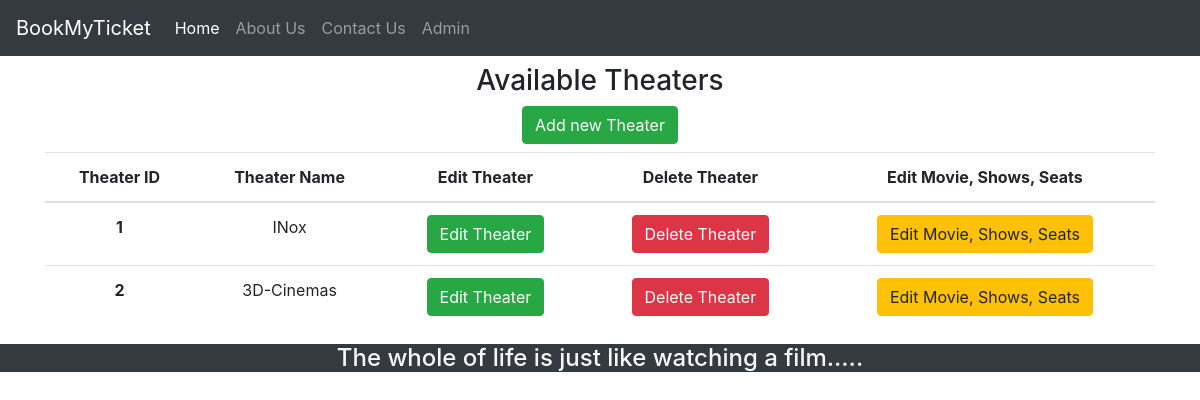
Before: /theater_admin/add/theater with the older database file.
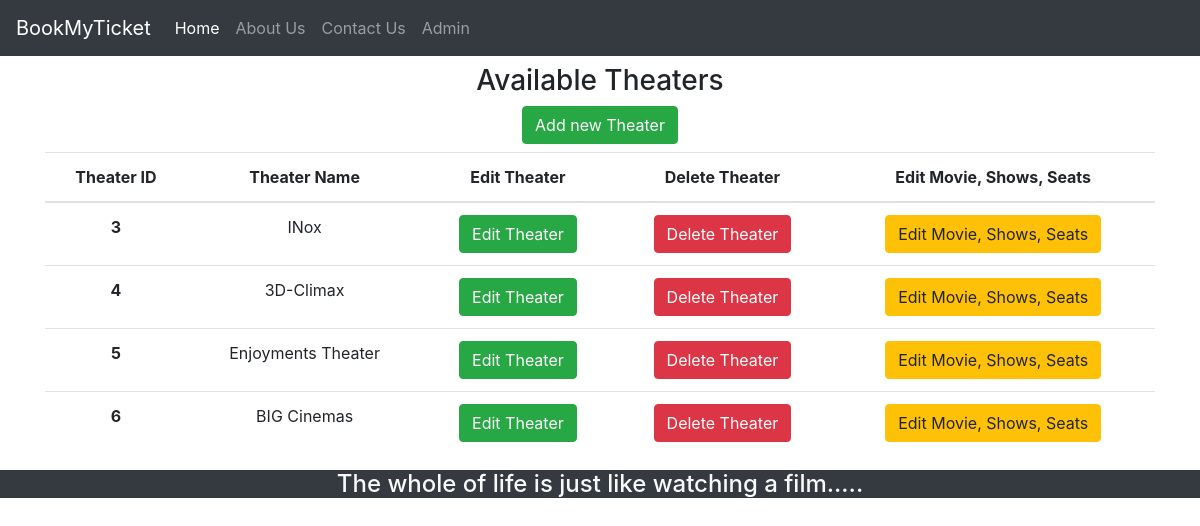
After: the same page with the newer database file.
### bookings/models.py (models this page shows, shortened)
class Theater(models.Model):
	name = models.CharField(max_length=24, null=True)
	description = models.CharField(max_length=100, null=True)
	located_city = models.ForeignKey(City, null=True,on_delete=models.CASCADE)
	seats_count = models.IntegerField(default=0)
	service_charges = models.IntegerField(default=0)	# add up to movie charges in total bill.

### bookings/views.py (the view)
# urls.py: path('theater_admin/add/theater', views.Admin_Add_Theater),
def Admin_Add_Theater(request):
    theaters = Theater.objects.all()
    return render(request, 'bookings/Admin_Add_Theater.html', {'theaters': theaters})

### bookings/templates/bookings/Admin_Add_Theater.html
{% extends 'bookings/common/HeaderAndFooter.html' %}
{% block content %}
<div class="container text-center">
    <div class="my-2">
        <h3 class="">Available Theaters</h3>
        <button class="btn btn-success">Add new Theater</button>
    </div>
    <div class="">
        <table class="table">
            <thead>
                <tr>
                    <th scope="col">Theater ID</th>
                    <th scope="col">Theater Name</th>
                    <th scope="col">Edit Theater</th>
                    <th scope="col">Delete Theater</th>
                    <th scope="col">Edit Movie, Shows, Seats</th>
                </tr>
            </thead>
            <tbody>
                {% for theater in theaters %}
                <tr>
                    <th scope="row">{{theater.id}}</th>
                    <td></a>{{theater.name}}</td>
                    <td><button class="btn btn-success">Edit Theater</button></td>
                    <td><button class="btn btn-danger">Delete Theater</button></td>
                    <td>
                        <a class="btn btn-warning" href="/theater_admin/add/show_with_seats/{{theater.id}}">Edit Movie, Shows,
                            Seats</a>
                    </td>
                </tr>
                {% endfor %}
            </tbody>
        </table>
    </div>
</div>
{% endblock %}

Changed rows visible on the page:
removed Theater: id "1", name "INox"
removed Theater: id "2", name "3D-Cinemas"
added Theater: id "3", name "INox"
added Theater: id "4", name "3D-Climax"
added Theater: id "5", name "Enjoyments Theater"
added Theater: id "6", name "BIG Cinemas"
